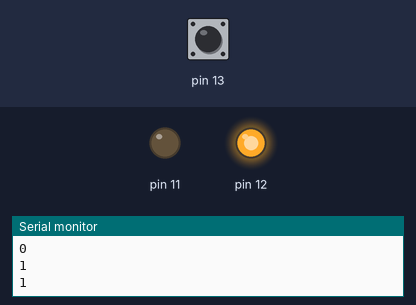
Bench run of a sketch on a simulated Arduino Uno, built with avr-gcc and run on an emulated ATmega328P. On the bench: output pins drawn as LEDs (lit = HIGH), the last lines printed to the serial monitor. The inputs (shaded band) are chosen by the test bench; at power-on: pin 13 HIGH.

Above: at 2.8 s.
2.9 s: pin 13 pulled LOW for 1.2 s
At 3.5 s:
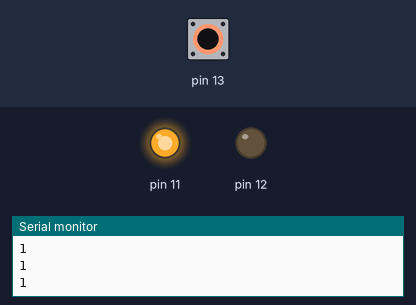
6.5 s: pin 13 pulled LOW for 3.2 s
At 11.3 s:
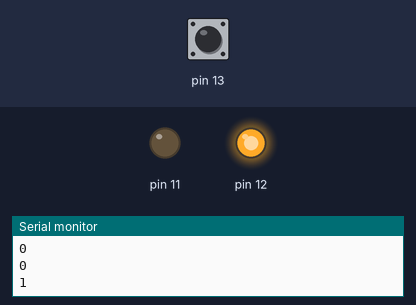
Timing chart, 0 to 12.8 s (numbered marks = the images above; inputs shaded):
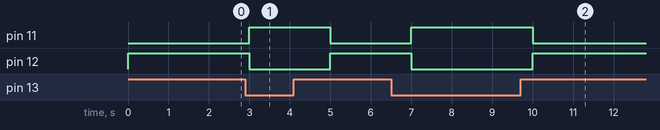

Measured:
- after the input at 2.9 s, pin 11: LOW → HIGH after 0.10 s, → LOW 2.0 s later; pin 12: HIGH → LOW after 0.10 s, → HIGH 2.0 s later
- after the input at 6.5 s, pin 11: LOW → HIGH after 0.50 s, → LOW 3.0 s later; pin 12: HIGH → LOW after 0.50 s, → HIGH 3.0 s later

The sketch:

Hong_ngoai.ino
```cpp
void setup() {
  pinMode(11, OUTPUT);
  pinMode(12, OUTPUT);
  pinMode(13, INPUT_PULLUP);
 Serial.begin(19200);
}

void loop() {
  Serial.println(digitalRead(12));
  if(digitalRead(13)==1)
  {
    digitalWrite(12, HIGH);
    digitalWrite(11, LOW);
  }
  else
 {
   digitalWrite(12, LOW);
   digitalWrite(11, HIGH);
  }
delay(1000);
}
```
